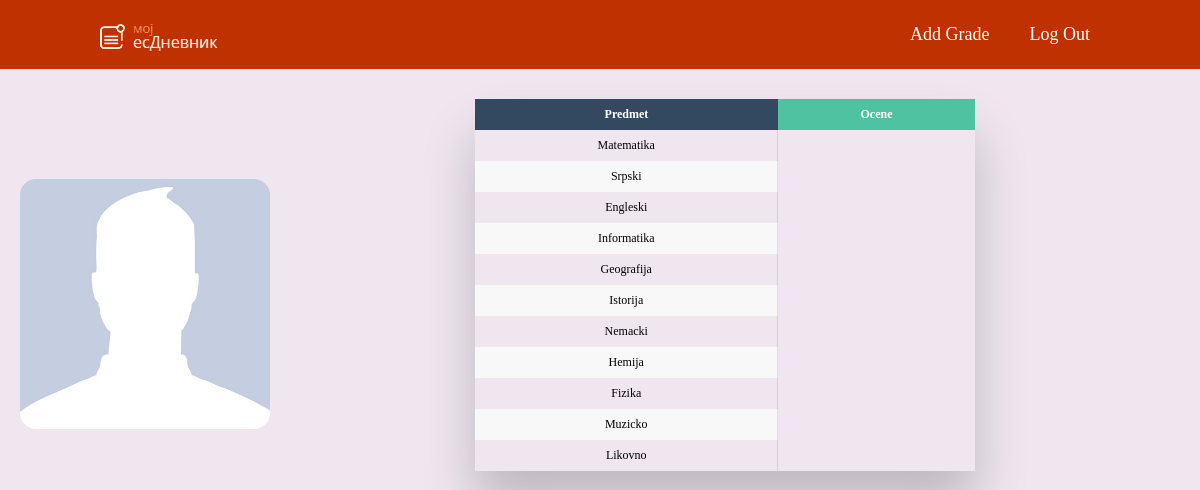
Page /admin_stranice/show_pages/student_page.php on the committed database.
### tables this page shows
CREATE TABLE `predmet` (
  `predmetID` int(11) NOT NULL,
  `predmet_name` varchar(255) NOT NULL
);

### classes/Student.php (called while the page is built, shortened)
<?php
class Student{
    protected $conn;
    public function __construct(){
        global $conn;
        $this->conn = $conn;
    }
    public function getStudent($studentID){
        $sql = "SELECT * FROM student WHERE studentID =?";
        $run = $this->conn->prepare($sql);
        $run->bind_param("i",$studentID);
        $run->execute();
        $results = $run->get_result();
        $results = $results->fetch_assoc();
        return $results;
    }
}

### classes/Ocena.php (called while the page is built, shortened)
<?php
class Ocena {
    protected $conn;
    public function __construct(){
        global $conn;
        $this->conn = $conn;
    }
    public function getOcene($studentID){
        $sql = "SELECT * FROM ocena WHERE studentID = ? ORDER BY predmetID ASC";
        $run = $this->conn->prepare($sql);
        $run->bind_param('i', $studentID);
        $run->execute();
        $results = $run->get_result();
        $results = $results->fetch_all(MYSQLI_ASSOC);
        return $results;
    }
}

### classes/Predmet.php (called while the page is built, shortened)
<?php
class Predmet{
    protected $conn;
    public function __construct(){
        global $conn;
        $this->conn = $conn;
    }
    public function getPredmets(){
        $sql = "SELECT * FROM predmet";
        $run = $this->conn->query($sql);
        $results = $run->fetch_all(MYSQLI_ASSOC);
        return $results;
    }
}

### admin_stranice/show_pages/student_page.php (the view, shortened to what this page needs)
<?php
    require_once "../../config/config.php";
    require_once "../../classes/Student.php";
    require_once "../../classes/Ocena.php";
    require_once "../../classes/Predmet.php";
    $studentID = $_GET['studentID'];
    $student = new Student();
    $student = $student->getStudent($studentID);
    $ocena = new Ocena();
    $ocene = $ocena->getOcene($studentID);
    $predmet = new Predmet();
    $predmeti = $predmet->getPredmets();
    $colspan = count($ocene);
?>
<!DOCTYPE html>
<html lang="en">
<head>
    <link rel="stylesheet" href="../admin_css/admin_show.css">
</head>
<body>
    <header>
        <nav>
            <div class="navbar-container">
                <a href="../admin_dashboard.php">
                    <div class="logo">
                        <img src="/e-dnevnik/assets/site_images/esdnevnik-logo.png" alt="">
                    </div>
                </a>
                <div class="menu">
                    <a href="../add_pages/add_ocena.php?studentID=<?=$studentID?>" target="_self" rel="noopener noreferrer" class="nav-link">
                        <div class="menu-div">
                            Add Grade
                        </div>
                    </a>
                    <a href="/e-dnevnik/sign_out.php" target="_self" rel="noopener noreferrer" class="nav-link">
                        <div class="menu-div">
                            Log Out
                        </div>
                    </a>
                </div>
            </div>
        </nav>
    </header>
    <div class="container">
        <div class="row">
            <div class="">
                <div class="student-img" style="background-image: url(<?php if($student["photo_path"] == null){
                                    echo "../.." . "/e-dnevnik/assets/user_images/default_user_image.png";
                                } else {
                                    echo "../../assets/user_images/" . $student["photo_path"];
                                }
                                ?>)" >
				</div>
            </div>
            <div class="table-wrapper">
                <table class="ocene-table">
                    <thead>
                        <th>Predmet</th>
                        <th colspan="<?=json_encode($colspan)?>">Ocene</th>
                    </thead>
                    <tbody>
                        <?php for($i = 0; $i < count($predmeti); $i++):?>
                            <tr>
                                <td><?=$predmeti[$i]["predmet_name"]?></td>
                            </tr>
                        <?php endfor;?>
                    </tbody>
                </table>
            </div>
        </div>
    </div>
</body>
</html>

### admin_stranice/admin_css/admin_show.css (style rules this page uses)
body { background-color: #EFE6F0; margin: 0; }
.container { max-width: 1200px; display: flex; flex-direction: row; justify-content: start; column-gap: 20px; align-items: center; flex-wrap: wrap; padding: 20px; margin: auto !important; }
.student-img { background-position: center; background-size: cover; width: 250px; height: 250px; border-radius: 16px; }
.navbar-container { max-width: 85%; margin: auto; display: flex; flex-direction: row; align-items: stretch; justify-content: space-between; }
header { background-color: #BF3100;; }
.menu { display: flex; flex-direction: row; }
.logo { padding: 10px 0 5px 0; }
.nav-link { display: flex; align-items: center; justify-content: center; text-decoration: none; color: white ; font-size: 18px; font-weight: 500; transition: all .3s ease-in; padding: 0 20px 0 20px; text-transform: capitalize; }
.row { width: 100%; display: flex; flex-direction: row; justify-content: space-between; align-items: center; }
.table-wrapper { flex-basis: 500px; box-shadow: 0px 35px 50px rgba( 0, 0, 0, 0.2 ); margin: 10px 70px 70px; }
.ocene-table { border-radius: 5px; font-size: 12px; font-weight: normal; border: none; border-collapse: collapse; width: 100%; max-width: 100%; white-space: nowrap; }
.ocene-table td, .ocene-table th { text-align: center; padding: 8px; }
.ocene-table td { border-right: rgba(0, 0, 0, 0.1) 1px solid; font-size: 12px; }
.ocene-table thead th:first-child { color: #ffffff; background: #324960; }
.ocene-table thead th:nth-child(2) { color: #ffffff; background: #4FC3A1; }
.ocene-table tr:nth-child(even) { background: #F8F8F8; }

### rows in the picture
predmet: predmet_name "Matematika"
predmet: predmet_name "Srpski"
predmet: predmet_name "Engleski"
predmet: predmet_name "Informatika"
predmet: predmet_name "Geografija"
predmet: predmet_name "Istorija"
predmet: predmet_name "Nemacki"
predmet: predmet_name "Hemija"
predmet: predmet_name "Fizika"
predmet: predmet_name "Muzicko"
predmet: predmet_name "Likovno"
